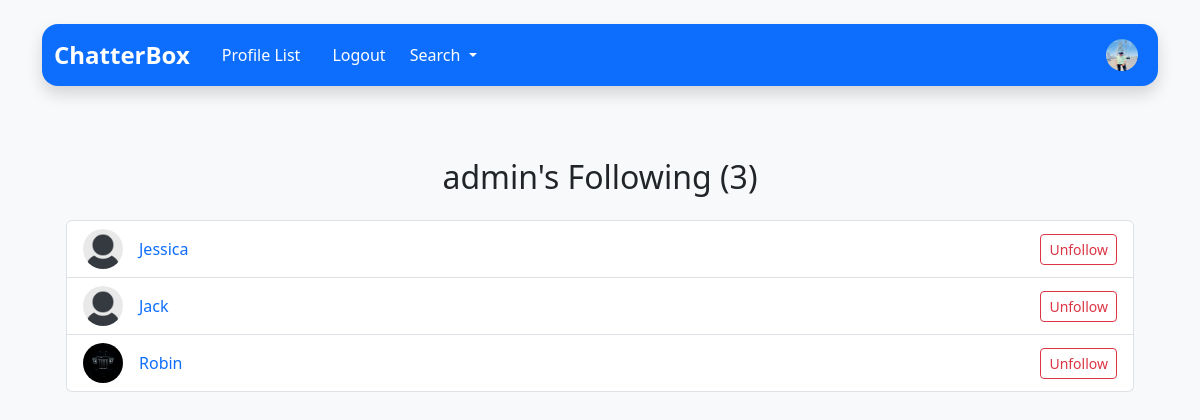
/follows/1/ (signed in), run on the app's committed database.
### chatterbox/models.py (models this page shows, shortened)
class Profile(models.Model):
    user = models.OneToOneField(User, on_delete=models.CASCADE)
    follows = models.ManyToManyField('self', related_name='followed_by', symmetrical=False, blank=True)
    date_modified = models.DateTimeField(auto_now_add=True)
    profile_image = models.ImageField(upload_to='images/', blank=True, null=True)
    profile_bio  = models.CharField(null=True,blank=True,max_length=500)
    profile_link = models.CharField(null=True,blank=True,max_length=100)
    facebook_link = models.CharField(null=True,blank=True,max_length=100)
    instagram_link =models.CharField(null=True,blank=True,max_length=100)
    linkdlen_link = models.CharField(null=True,blank=True,max_length=100)

### chatterbox/views.py (the view)
# urls.py: path('follows/<int:pk>/', views.follows, name='follows'),
def follows(request, pk):
	if request.user.is_authenticated:
		if request.user.id == pk:
			profiles = Profile.objects.get(user_id=pk)
			return render(request, 'follows.html', {"profiles":profiles})
		else:
			messages.error(request, ("That's Not Your Profile Page..."))
			return redirect('home')
	else:
		messages.error(request, ("You Must Be Logged In To View This Page..."))
		return redirect('home')

### template/follows.html (shortened to what this page needs)
{% extends 'base.html' %}
{% load static %}
{% block content %}
<div class="container mt-4">
  <h2 class="text-center mb-4">{{ profiles.user.username }}'s Following ({{ profiles.follows.count }})</h2>
  <div class="list-group">
    {% for following in profiles.follows.all %}
      <div class="list-group-item d-flex justify-content-between align-items-center">
        <div class="d-flex align-items-center">
          <img src="{% if following.profile_image %}{{ following.profile_image.url }}{% else %}{% static 'images/default_profile_pic.png' %}{% endif %}"
               class="rounded-circle me-3" width="40" height="40" alt="{{ following.user.username }}">
          <a href="{% url 'profile' following.user.id %}" class="text-decoration-none">{{ following.user.username }}</a>
        </div>
        {% if following != request.user.profile %}
          <form method="post" action="{% url 'unfollow' following.user.id %}">
            <button type="submit" class="btn btn-sm btn-outline-danger">Unfollow</button>
          </form>
        {% endif %}
      </div>
    {% empty %}
      <div class="list-group-item text-muted">Not following anyone yet.</div>
    {% endfor %}
  </div>
</div>
{% endblock %}

### template/navbar.html (shortened to what this page needs)
{% load static %}
<div class="container py-4">
  <nav class="navbar navbar-expand-lg navbar-dark bg-primary rounded-4 mb-4 shadow">
    <div class="container-fluid">
      <a class="navbar-brand fw-bold fs-4 d-flex align-items-center" href="{% url 'home' %}">
        ChatterBox
      </a>
      <div class="collapse navbar-collapse" id="navbarContent">
        <ul class="navbar-nav me-auto mb-2 mb-lg-0">
          <li class="nav-item mx-2">
            <a class="nav-link text-white fw-medium hover-opacity-75 transition-all-200"
               href="{% url 'profile_list' %}">
              Profile List
            </a>
          </li>
          {% if request.user.is_authenticated %}
            <li class="nav-item mx-2">
              <a class="nav-link text-white fw-medium hover-opacity-75 transition-all-200"
                 href="{% url 'logout' %}">
                Logout
              </a>
            </li>
          {% endif %}
          <li class="nav-item dropdown">
            <a class="nav-link dropdown-toggle active" href="#" role="button" data-bs-toggle="dropdown" aria-expanded="false">
              Search
            </a>
        </ul>
        {% if request.user.is_authenticated %}
          {% if user.profile.profile_image %}
          <a class="nav-link text-white fw-medium hover-opacity-75 transition-all-200"
          href="{% url 'profile' request.user.id %}"><img src="{{user.profile.profile_image.url}} " alt="Logo" width="32" height="32" class="me-2 rounded-circle"></a>
          {% else %}
          <a class="nav-link text-white fw-medium hover-opacity-75 transition-all-200"
          href="{% url 'profile' request.user.id %}"><img src="{% static 'images/default_profile_pic.png' %} " alt="Logo" width="32" height="32" class="me-2 rounded-circle"></a>
          {% endif %}
        {% endif %}
      </div>
    </div>
  </nav>

### data on the page
Profile: user.username "admin", follows.count "3"
Profile: user.username "Jessica", shows "Unfollow"
Profile: user.username "Jack", shows "Unfollow"
Profile: profile_image (picture), user.username "Robin", shows "Unfollow"
